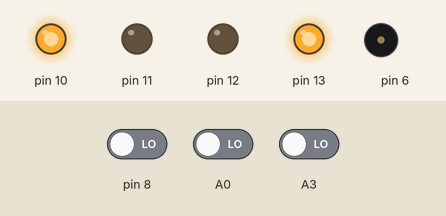
Recording of a sketch running on a simulated Arduino Uno, built with avr-gcc and run on an emulated ATmega328P. Shown: output pins drawn as LEDs (lit = HIGH), buzzer (waves = sounding). The inputs (shaded band) are chosen by the test bench; at power-on: pin 8 LOW, A0 LOW, A3 LOW. Random numbers use the default seed unless the sketch sets one.

Above: at 3.4 s.
At 4.7 s:
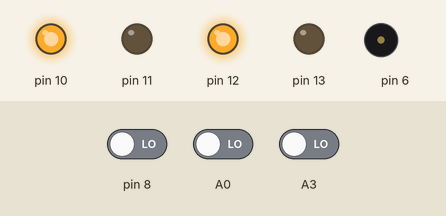
4.8 s: pin 8 driven HIGH
At 17.7 s:
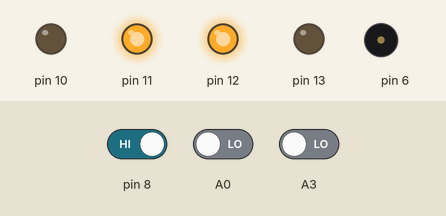
Timing chart, 0 to 21.5 s (numbered marks = the images above; inputs shaded):
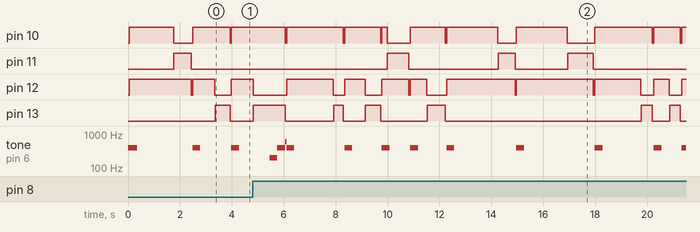

The sketch:

AAATest.ino
```cpp
/*
 This is Asser's automatic auto demo.

 by: Marko Laakso
 */

#include "Arduino.h"

#include "AnalogSpeaker.h"
#include "HumanDetector.h"
#include "MotorControl.h"
#include "IRVector.h"

// Arduino pins:
// motor:
const int MOTOR_L1 = 13;
const int MOTOR_L2 = 12;
const int MOTOR_R1 = 11;
const int MOTOR_R2 = 10;
// Infra red sensors
const int IR_L  = A3;
const int IR_CL = A2;
const int IR_CR = A1;
const int IR_R  = A0;
// Speaker
const int SPEAKER = 6;
// Human detector
const int HUMAN_SENSOR = 8;

AnalogSpeaker speaker = AnalogSpeaker(SPEAKER);
HumanDetector user    = HumanDetector(HUMAN_SENSOR, 9000);
IRVector      irv     = IRVector(IR_L, IR_CL, IR_CR, IR_R);
MotorControl  motors  = MotorControl(MOTOR_L1, MOTOR_L2, MOTOR_R1, MOTOR_R2);
boolean       wait    = true;

/*
 This routine is executed once for the beginning.
 */
void setup() {
  wait = false;
  motors.rest();
  speaker.beep();
}

/*
 This function is called in an infinite loop forever.
 */
void loop() {
  if (!wait) {
     drive();
  }

  switch (user.check()) {
    case -1: motors.rest();
             speaker.playBye();
             wait = true;
             break;
    case  1: speaker.playHello();
             wait = false;
             break;
  }
}

void drive() {
  boolean clear_l = irv.is_left_clear();
  boolean clear_r = irv.is_right_clear();

  if (!clear_l && !clear_r) {
    front_obstacle();
  } else if (irv.is_front_clear()) {
    if (clear_l && !clear_r) {
      motors.toLeft();
    } else
    if (!clear_l && clear_r) {
      motors.toRight();
    } else {
      motors.forward();
    }
  } else {
    if (clear_l && irv.is_front_left_clear()) {
      motors.turn(false);
    } else
    if (clear_r && irv.is_front_right_clear()) {
      motors.turn(true);
    } else {
      front_obstacle();
    }
  }
}

void front_obstacle() {
  motors.rest();
  delay(50);
  speaker.beep();
  motors.backward();
  delay(random(100, 2000));
  motors.turn(random(0, 2) < 1);
  delay(random(300, 1000));
}
```

AnalogSpeaker.cpp
```cpp
// Asser's automatic auto: infrared sensors
// AnalogSpeaker.cpp

#include "Arduino.h"

#include "AnalogSpeaker.h"

AnalogSpeaker::AnalogSpeaker(int pin) {
  m_pin = pin;

  pinMode(m_pin, OUTPUT);
}

void AnalogSpeaker::beep() {
  tone(m_pin, 400, 300);
}

void AnalogSpeaker::playBye() {
  tone(m_pin, 600); delay(300);
  tone(m_pin, 400); delay(300);
  tone(m_pin, 200, 300);
}

void AnalogSpeaker::playHello() {
  tone(m_pin, 200); delay(300);
  tone(m_pin, 400); delay(300);
  tone(m_pin, 600, 300);
}
```

AnalogSpeaker.h
```cpp
// Asser's automatic auto: sound effects
// AnalogSpeaker.h

#ifndef HEADER_ANALOGSPEAKER
  #define HEADER_ANALOGSPEAKER

class AnalogSpeaker {

  private:

     int m_pin;

  public:

     AnalogSpeaker(int pin);

     void beep();

     void playBye();

     void playHello();

};
#endif
```

HumanDetector.cpp
```cpp
// Asser's automatic auto: human detector
// HumanDetector.cpp

#include "Arduino.h"

#include "HumanDetector.h"

HumanDetector::HumanDetector(int pin, unsigned int maxAway) {
  m_pin      = pin;
  m_maxAway  = maxAway;
  m_lastSeen = 0;

  pinMode(m_pin, INPUT);
}

int HumanDetector::check() {
  boolean isPresent = digitalRead(m_pin);
  int     result    = 0;

  if (isPresent) {
    if (m_lastSeen < 1) {
       result = 1;
    }
    m_lastSeen = millis();
  } else {
    if ((m_lastSeen > 0) &&
        (m_lastSeen < millis() - m_maxAway)) {
       m_lastSeen = 0;
       result     = -1;
    }
  }
  return result;
}
```

HumanDetector.h
```cpp
// Asser's automatic auto: human detector
// HumanDetector.h

#ifndef HEADER_HUMANDETECTOR
  #define HEADER_HUMANDETECTOR

class HumanDetector {

  private:

     int m_pin;

     unsigned int m_maxAway;

     unsigned long m_lastSeen;

  public:

     HumanDetector(int pin, unsigned int maxAway);

     int check();

};
#endif
```

IRVector.cpp
```cpp
// Asser's automatic auto: infrared sensors
// IRVector.cpp

#include "Arduino.h"

#include "IRVector.h"

IRVector::IRVector(int l, int cl, int cr, int r) {
  m_l = l;
  m_cl = cl;
  m_cr = cr;
  m_r = r;

  pinMode(m_l,  INPUT);
  pinMode(m_cl, INPUT);
  pinMode(m_cr, INPUT);
  pinMode(m_r,  INPUT);
}

boolean IRVector::is_left_clear() {
  return digitalRead(m_l);
}

boolean IRVector::is_right_clear() {
  return digitalRead(m_r);
}

boolean IRVector::is_front_left_clear() {
  return digitalRead(m_cl);
}

boolean IRVector::is_front_right_clear() {
  return digitalRead(m_cr);
}

boolean IRVector::is_front_clear() {
  return digitalRead(m_cl) &&
         digitalRead(m_cr);
}
```

IRVector.h
```cpp
// Asser's automatic auto: infrared sensors
// IRVector.h

#ifndef HEADER_IRVECTOR
  #define HEADER_IRVECTOR

class IRVector {

  private:

     int m_l;  // Left most sensor
     int m_cl; // Left front sensor
     int m_cr; // Right front sensor
     int m_r;  // Right most sensor

  public:

     IRVector(int l, int cl, int cr, int r);

     boolean is_left_clear();

     boolean is_right_clear();

     boolean is_front_left_clear();

     boolean is_front_right_clear();

     boolean is_front_clear();

};
#endif
```

MotorControl.cpp
```cpp
// Asser's automatic auto: wheel control
// MotorControl.cpp

#include "Arduino.h"

#include "MotorControl.h"

MotorControl::MotorControl(int l1, int l2, int r1, int r2) {
  m_l1 = l1;
  m_l2 = l2;
  m_r1 = r1;
  m_r2 = r2;

  pinMode(m_l1, OUTPUT);
  pinMode(m_l2, OUTPUT);
  pinMode(m_r1, OUTPUT);
  pinMode(m_r2, OUTPUT);
}

void MotorControl::setState(boolean l1, boolean l2, boolean r1, boolean r2) {
  boolean wait = false;
  if (l1 && m_state[1]) { digitalWrite(m_l2, LOW); wait = true; }
  if (l2 && m_state[0]) { digitalWrite(m_l1, LOW); wait = true; }
  if (r1 && m_state[3]) { digitalWrite(m_r2, LOW); wait = true; }
  if (r2 && m_state[2]) { digitalWrite(m_r1, LOW); wait = true; }
  if (wait) {
    delay(10); // Let the high pins cool down.
  }
  digitalWrite(m_l1, l1); m_state[0] = l1;
  digitalWrite(m_l2, l2); m_state[1] = l2;
  digitalWrite(m_r1, r1); m_state[2] = r1;
  digitalWrite(m_r2, r2); m_state[3] = r2;
}

void MotorControl::backward() {
  setState(false, true, false, true);
}

void MotorControl::rest() {
  setState(false, false, false, false);
}

void MotorControl::forward() {
  setState(true, false, true, false);
}

void MotorControl::toLeft() {
  setState(false, false, true, false);
}

void MotorControl::toRight() {
  setState(true, false, false, false);
}

void MotorControl::turn(boolean right) {
  if (right) {
    setState(true, false, false, true);
  } else {
    setState(false, true, true, false);
  }
}
```

MotorControl.h
```cpp
// Asser's automatic auto: wheel control
// MotorControl.h

#ifndef HEADER_MOTORCONTROL
  #define HEADER_MOTORCONTROL

class MotorControl {

  private:

     int m_l1; // Left motors pin #1
     int m_l2; // Left motors pin #2
     int m_r1; // Right motors pin #1
     int m_r2; // Right motors pin #2

     boolean m_state[4] = { false, false, false, false };

     void setState(boolean l1, boolean l2, boolean r1, boolean r2);

  public:

     MotorControl(int l1, int l2, int r1, int r2);

     void backward();

     void rest();

     void forward();

     void toLeft();

     void toRight();

     void turn(boolean right);

};
#endif
```

Measured:
- by itself, tone on pin 6: plays 200 Hz for 0.30 s, 400 Hz for 0.30 s, 600 Hz for 0.05 s, 400 Hz for 0.30 s, 400 Hz for 0.30 s, 400 Hz for 0.30 s … (12 notes in this stretch)
